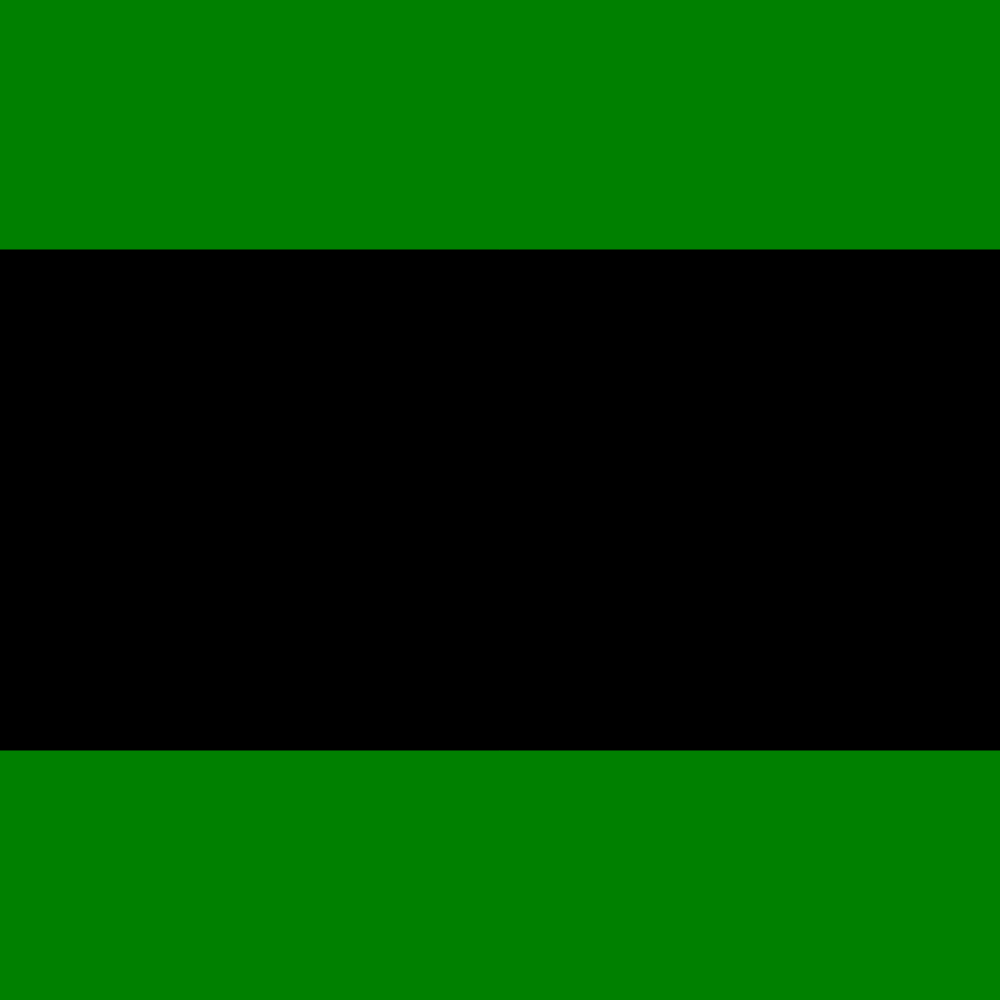
Frame 1 (no input)
Frame 60 (no input): identical to frame 1, image omitted
Frame 120 (the mouse pressed at the canvas centre since frame 60): identical to frame 1, image omitted

The p5.js sketch that drew this single still picture (run headless with seeded random() and noise() and a simulated clock; from frame 60 on, the mouse is pressed at the canvas centre):

// p5.js sketch
// ── sketch.js
// cars! cars! cars!
// jordan cartwright
// oct 22nd 2024

function setup() {
  createCanvas(1000, 1000);
}

function draw() {
  background("green");
  drawRoad();
}


function drawRoad(){
  fill(0);
  rectMode(CENTER);
  rect(0,height/2, 2000,500);
  line(0,height/2);  


}
